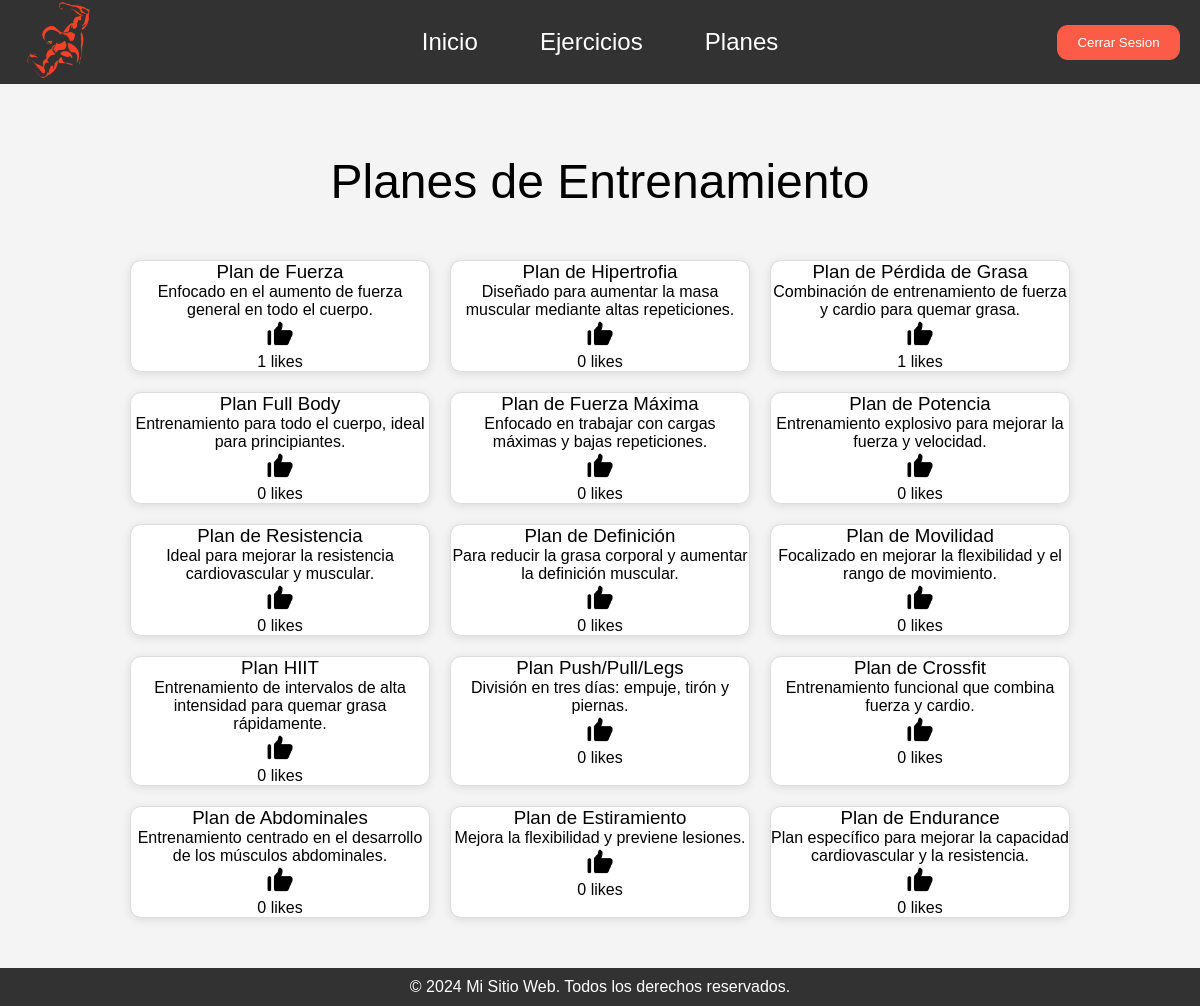
The app's page /HTML/playlist.php (signed in) with its own data.
### tables this page shows
CREATE TABLE `planes` (
  `like_id` int(11) NOT NULL,
  `nombre` varchar(100) NOT NULL,
  `descripcion` text NOT NULL,
  `likes` int(11) NOT NULL
);

### HTML/playlist.php (the view, shortened to what this page needs)
<?php
include "../PHP/conexion.php";
$sql = "SELECT * FROM planes";
$result = $cnx->query($sql);
?>
<!DOCTYPE html>
<html lang="es">
<head>
    <link rel="stylesheet" href="/CSS/StylePlaylist.css">
</head>
<body>
    <header class="header">
        <div class="container">
            <nav class="navbar">
                <a class="navbar-brand" href="#">
                <img src="/src/heracles.png" alt="Logo">
                </a>
                <ul class="navbar-nav">
                    <li class="nav-item">
                        <a class="nav-link" href="../Index.php">Inicio</a>
                    </li>
                    <li class="nav-item">
                        <a class="nav-link" href="/HTML/planes.php">Ejercicios</a>
                    </li>
                    <li class="nav-item">
                        <a class="nav-link" href="#planes">Planes</a>
                    </li>
                </ul>
                <div class="btn">
                <button class="btn-login"><a href="/PHP/cerrarSesion.php">Cerrar Sesion</a></button>
                </div>
            </nav>
        </div>
    </header>
    <section class="planes" id="planes">
        <div class="container">
            <h2>Planes de Entrenamiento</h2>
            <div class="card-container">
                <?php if ($result->num_rows > 0): ?>
                    <?php while($row = $result->fetch_assoc()): ?>
                        <div class="card">
                            <div cla    ss="card-content">
                                <h3><?php echo $row['nombre']; ?></h3>
                                <p><?php echo $row['descripcion']; ?></p>
                                <form method="post" onsubmit="likePlan(event, <?php echo $row['like_id']; ?>)">
                                <button type="submit" class="like-btn">
                                <img src="/src/like.png" alt="Like">
                                </button>
                                </form>
                                <span id="like-count-<?php echo $row['like_id']; ?>"><?php echo $row['likes']; ?> likes</span>
                            </div>
                        </div>
                    <?php endwhile; ?>
                <?php else: ?>
                    <p>No hay planes disponibles en este momento.</p>
                <?php endif; ?>
            </div>
        </div>
    </section>
    <footer class="footer">
        <div class="container">
            <p>&copy; 2024 Mi Sitio Web. Todos los derechos reservados.</p>
        </div>
    </footer>
</body>
</html>

### CSS/StylePlaylist.css (style rules this page uses)
* { margin: 0; padding: 0; box-sizing: border-box; }
body { font-family: Arial, sans-serif; color: black; background-color: #fcfcfc; }
h2 { padding: 1.7%; font-weight: 500; }
h3 { font-weight: 460; }
.header { background-color: rgba(0,0,0,0.8); padding-left: 1.7%; padding-right: 1.7%; }
.navbar { position: relative; display: flex; align-items: center; justify-content: space-between; }
.navbar-brand img { height: auto; width: 80px; }
.navbar-nav { position: absolute; left: 50%; transform: translateX(-50%); display: flex; justify-content: center; }
.nav-item { list-style: none; margin: 0 5%; }
.nav-link { text-decoration: none; color: white; font-size: 22px; padding: 30px 15px; font-weight: 520; font-size:x-large; }
.btn-login { text-decoration: none; padding: 10px 20px; background-color: #fc5c47; color: white; border-radius: 11px; margin-left: auto; border: 1px; }
.footer { background-color: rgba(0,0,0,0.8); color: white; text-align: center; padding: 10px 0; }
.planes { padding: 50px 0; background-color: #f4f4f4; text-align: center; }
.container h2 { font-size: 3rem; margin-bottom: 30px; color: black; }
.card-container { display: flex; justify-content: center; gap: 20px; flex-wrap: wrap; }
.card { background-color: white; border: 1px solid #ddd; border-radius: 11px; overflow: hidden; width: 300px; box-shadow: 0 2px 10px rgba(0, 0, 0, 0.1); transition: transform 0.3s; }
.card img { width: 100%; height: 200px; object-fit: cover; }
.btn a { color: white; font-family: Verdana, Geneva, Tahoma, sans-serif; text-decoration: none; }
.like-btn { background-color: transparent; border: none; cursor: pointer; padding: 0; display: inline-flex; align-items: center; transition: transform 0.3s ease; }
.like-btn img { width: 30px; height: auto; transition: transform 0.3s ease; }

### records on screen
planes: nombre "Plan de Fuerza", descripcion "Enfocado en el aumento de fuerza general en todo el cuerpo.", likes "1"
planes: nombre "Plan de Hipertrofia", descripcion "Diseñado para aumentar la masa muscular mediante altas repeticiones.", likes "0"
planes: nombre "Plan de Pérdida de Grasa", descripcion "Combinación de entrenamiento de fuerza y cardio para quemar grasa.", likes "1"
planes: nombre "Plan Full Body", descripcion "Entrenamiento para todo el cuerpo, ideal para principiantes.", likes "0"
planes: nombre "Plan de Fuerza Máxima", descripcion "Enfocado en trabajar con cargas máximas y bajas repeticiones.", likes "0"
planes: nombre "Plan de Potencia", descripcion "Entrenamiento explosivo para mejorar la fuerza y velocidad.", likes "0"
planes: nombre "Plan de Resistencia", descripcion "Ideal para mejorar la resistencia cardiovascular y muscular.", likes "0"
planes: nombre "Plan de Definición", descripcion "Para reducir la grasa corporal y aumentar la definición muscular.", likes "0"
planes: nombre "Plan de Movilidad", descripcion "Focalizado en mejorar la flexibilidad y el rango de movimiento.", likes "0"
planes: nombre "Plan HIIT", descripcion "Entrenamiento de intervalos de alta intensidad para quemar grasa rápidamente.", likes "0"
planes: nombre "Plan Push/Pull/Legs", descripcion "División en tres días: empuje, tirón y piernas.", likes "0"
planes: nombre "Plan de Crossfit", descripcion "Entrenamiento funcional que combina fuerza y cardio.", likes "0"
planes: nombre "Plan de Abdominales", descripcion "Entrenamiento centrado en el desarrollo de los músculos abdominales.", likes "0"
planes: nombre "Plan de Estiramiento", descripcion "Mejora la flexibilidad y previene lesiones.", likes "0"
planes: nombre "Plan de Endurance", descripcion "Plan específico para mejorar la capacidad cardiovascular y la resistencia.", likes "0"
